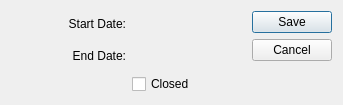
<?xml version="1.0" encoding="UTF-8"?>
<ui version="4.0">
 <comment>This file is part of the xTuple ERP: PostBooks Edition, a free and
open source Enterprise Resource Planning software suite,
Copyright (c) 1999-2018 by OpenMFG LLC, d/b/a xTuple.
It is licensed to you under the Common Public Attribution License
version 1.0, the full text of which (including xTuple-specific Exhibits)
is available at www.xtuple.com/CPAL.  By using this software, you agree
to be bound by its terms.</comment>
 <class>accountingYearPeriod</class>
 <widget class="QDialog" name="accountingYearPeriod">
  <property name="geometry">
   <rect>
    <x>0</x>
    <y>0</y>
    <width>343</width>
    <height>105</height>
   </rect>
  </property>
  <property name="windowTitle">
   <string>Fiscal Year</string>
  </property>
  <layout class="QGridLayout" name="gridLayout">
   <item row="0" column="0">
    <widget class="QLabel" name="_startDateLit">
     <property name="text">
      <string>Start Date:</string>
     </property>
     <property name="alignment">
      <set>Qt::AlignRight|Qt::AlignTrailing|Qt::AlignVCenter</set>
     </property>
    </widget>
   </item>
   <item row="0" column="1">
    <widget class="DLineEdit" name="_startDate"/>
   </item>
   <item row="0" column="2" rowspan="3">
    <widget class="QDialogButtonBox" name="_buttonBox">
     <property name="orientation">
      <enum>Qt::Vertical</enum>
     </property>
     <property name="standardButtons">
      <set>QDialogButtonBox::Cancel|QDialogButtonBox::Save</set>
     </property>
    </widget>
   </item>
   <item row="1" column="0">
    <widget class="QLabel" name="_endDateLit">
     <property name="text">
      <string>End Date:</string>
     </property>
     <property name="alignment">
      <set>Qt::AlignRight|Qt::AlignTrailing|Qt::AlignVCenter</set>
     </property>
    </widget>
   </item>
   <item row="1" column="1">
    <widget class="DLineEdit" name="_endDate"/>
   </item>
   <item row="2" column="1">
    <widget class="QCheckBox" name="_closed">
     <property name="text">
      <string>Closed</string>
     </property>
    </widget>
   </item>
  </layout>
 </widget>
 <layoutdefault spacing="6" margin="11"/>
 <customwidgets>
  <customwidget>
   <class>DLineEdit</class>
   <extends>QWidget</extends>
   <header>datecluster.h</header>
   <container>1</container>
  </customwidget>
 </customwidgets>
 <tabstops>
  <tabstop>_startDate</tabstop>
  <tabstop>_endDate</tabstop>
 </tabstops>
 <resources/>
 <connections/>
</ui>
